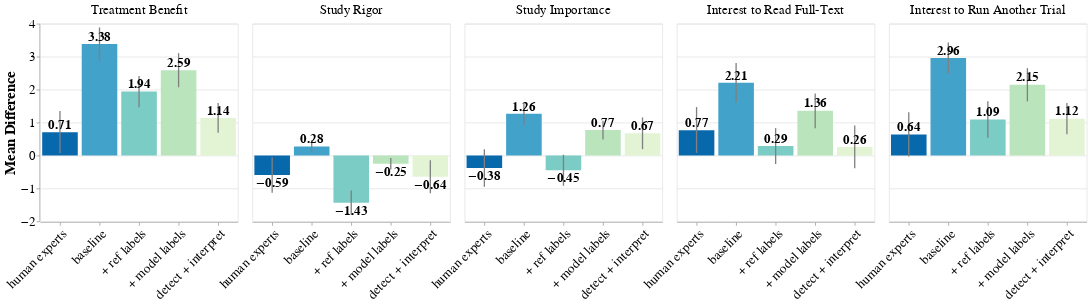

Notebook code cell kept with this figure:
### Code cell
# Create a mapping for custom facet titles
facet_title_mapping = {
    'benefit_answer': 'Treatment Benefit',
    'rigor_answer': 'Study Rigor',
    'importance_answer': 'Study Importance',
    'full_text_answer': 'Interest to Read Full-Text',
    'another_trial_answer': 'Interest to Run Another Trial'
}

# Define the desired order for the facets
facet_order = ['Treatment Benefit', 'Study Rigor', 'Study Importance', 'Interest to Read Full-Text', 'Interest to Run Another Trial']

color_mapping = {
    'human experts': '#0868ac',  
    'baseline': '#43a2ca',  
    '+ ref labels': '#7bccc4',  
    '+ model labels': '#bae4bc', 
    'detect + interpret': '#E3F4D4'  
}

method_order = ['human experts', 'baseline', '+ ref labels', '+ model labels', 'detect + interpret']

# Apply the mapping as a calculated field
chart_data = all_results.copy()
chart_data['metric'] = chart_data['metric'].map(facet_title_mapping)

# Configure global font sizes
chart_config = {
    "axis": {"labelFontSize": 20, "titleFontSize": 22},  # Axis labels and titles
    "header": {"labelFontSize": 20, "titleFontSize": 22},  # Facet headers
    "legend": {"labelFontSize": 18, "titleFontSize": 20},  # Legend labels and titles
    "text": {"fontSize": 20},  # Text mark size
}

# Bar chart
bars = alt.Chart(chart_data).mark_bar().encode(
    x=alt.X('method:N', title=None, axis=alt.Axis(labelAngle=-45), sort = method_order),
    y=alt.Y('mean_diff:Q', title='Mean Difference'),
    color=alt.Color('method:N', title='Method', legend=None, scale=alt.Scale(domain=list(color_mapping.keys()), range=list(color_mapping.values())))
).properties(
    width=300,  # Set the width to 300 pixels
    height=300  # Set the height to 300 pixels
)

# Error bars
error_bars = alt.Chart(chart_data).mark_errorbar().encode(
    alt.X("method:N", sort = method_order),
    alt.Y("ci_lower:Q").title("Mean Difference"),
    alt.Y2("ci_upper:Q"),
    strokeWidth=alt.value(2),
    color=alt.value('gray')
)

# Add value labels
text = bars.mark_text(
    align='center',
    baseline='bottom',
    fontWeight='bold',
    dy=alt.expr(expr=alt.expr.if_(alt.datum.mean_diff >= 0, -1, 22))  # Adjust the position of the text    
).encode(
    text=alt.Text('mean_diff:Q', format='.2f'),
    color=alt.value('black')  # Set text color to black
)

# Combine layers and facet
chart = alt.layer(bars, error_bars, text, data=chart_data).facet(
    column=alt.Column('metric:N', title=None, sort=facet_order),
).configure(**chart_config)  # Apply the global configuration

# save to html
chart.save("./plots/interpretation_by_measures_all_methods.html")

chart

### Figure 1 — Vega-Lite specification as saved in the notebook (floating-point values rounded to 4 significant figures)
{"config": {"view": {"continuousWidth": 300, "continuousHeight": 300}, "axis": {"labelFontSize": 20, "titleFontSize": 22}, "header": {"labelFontSize": 20, "titleFontSize": 22}, "legend": {"labelFontSize": 18, "titleFontSize": 20}, "text": {"fontSize": 20}}, "data": {"name": "data-5b6f166096ab25677e8be2038188b8d9"}, "facet": {"column": {"field": "metric", "sort": ["Treatment Benefit", "Study Rigor", "Study Importance", "Interest to Read Full-Text", "Interest to Run Another Trial"], "title": null, "type": "nominal"}}, "spec": {"layer": [{"mark": {"type": "bar"}, "encoding": {"color": {"field": "method", "legend": null, "scale": {"domain": ["human experts", "baseline", "+ ref labels", "+ model labels", "detect + interpret"], "range": ["#0868ac", "#43a2ca", "#7bccc4", "#bae4bc", "#E3F4D4"]}, "title": "Method", "type": "nominal"}, "x": {"axis": {"labelAngle": -45}, "field": "method", "sort": ["human experts", "baseline", "+ ref labels", "+ model labels", "detect + interpret"], "title": null, "type": "nominal"}, "y": {"field": "mean_diff", "title": "Mean Difference", "type": "quantitative"}}}, {"mark": {"type": "errorbar"}, "encoding": {"color": {"value": "gray"}, "strokeWidth": {"value": 2}, "x": {"field": "method", "sort": ["human experts", "baseline", "+ ref labels", "+ model labels", "detect + interpret"], "type": "nominal"}, "y": {"field": "ci_lower", "title": "Mean Difference", "type": "quantitative"}, "y2": {"field": "ci_upper"}}}, {"mark": {"type": "text", "align": "center", "baseline": "bottom", "dy": {"expr": "if((datum.mean_diff >= 0),-1,22)"}, "fontWeight": "bold"}, "encoding": {"color": {"value": "black"}, "text": {"field": "mean_diff", "format": ".2f", "type": "quantitative"}, "x": {"axis": {"labelAngle": -45}, "field": "method", "sort": ["human experts", "baseline", "+ ref labels", "+ model labels", "detect + interpret"], "title": null, "type": "nominal"}, "y": {"field": "mean_diff", "title": "Mean Difference", "type": "quantitative"}}}], "height": 300, "width": 300}, "$schema": "https://vega.github.io/schema/vega-lite/v5.20.1.json", "datasets": {"data-5b6f166096ab25677e8be2038188b8d9": [{"mean_diff": 0.71, "ci_lower": 0.07, "ci_upper": 1.35, "metric": "Treatment Benefit", "method": "human experts"}, {"mean_diff": -0.59, "ci_lower": -1.13, "ci_upper": -0.05, "metric": "Study Rigor", "method": "human experts"}, {"mean_diff": -0.38, "ci_lower": -0.95, "ci_upper": 0.19, "metric": "Study Importance", "method": "human experts"}, {"mean_diff": 0.77, "ci_lower": 0.08, "ci_upper": 1.47, "metric": "Interest to Read Full-Text", "method": "human experts"}, {"mean_diff": 0.64, "ci_lower": -0.03, "ci_upper": 1.31, "metric": "Interest to Run Another Trial", "method": "human experts"}, {"mean_diff": 3.381, "ci_lower": 2.875, "ci_upper": 3.888, "metric": "Treatment Benefit", "method": "baseline"}, {"mean_diff": 0.2772, "ci_lower": 0.0886, "ci_upper": 0.4657, "metric": "Study Rigor", "method": "baseline"}, {"mean_diff": 1.264, "ci_lower": 0.9227, "ci_upper": 1.605, "metric": "Study Importance", "method": "baseline"}, {"mean_diff": 2.205, "ci_lower": 1.606, "ci_upper": 2.804, "metric": "Interest to Read Full-Text", "method": "baseline"}, {"mean_diff": 2.963, "ci_lower": 2.496, "ci_upper": 3.429, "metric": "Interest to Run Another Trial", "method": "baseline"}, {"mean_diff": 1.94, "ci_lower": 1.467, "ci_upper": 2.412, "metric": "Treatment Benefit", "method": "+ ref labels"}, {"mean_diff": -1.433, "ci_lower": -1.804, "ci_upper": -1.061, "metric": "Study Rigor", "method": "+ ref labels"}, {"mean_diff": -0.4467, "ci_lower": -0.918, "ci_upper": 0.0246, "metric": "Study Importance", "method": "+ ref labels"}, {"mean_diff": 0.2878, "ci_lower": -0.2572, "ci_upper": 0.8327, "metric": "Interest to Read Full-Text", "method": "+ ref labels"}, {"mean_diff": 1.095, "ci_lower": 0.5414, "ci_upper": 1.648, "metric": "Interest to Run Another Trial", "method": "+ ref labels"}, {"mean_diff": 2.589, "ci_lower": 2.071, "ci_upper": 3.106, "metric": "Treatment Benefit", "method": "+ model labels"}, {"mean_diff": -0.2514, "ci_lower": -0.4261, "ci_upper": -0.07663, "metric": "Study Rigor", "method": "+ model labels"}, {"mean_diff": 0.7715, "ci_lower": 0.4882, "ci_upper": 1.055, "metric": "Study Importance", "method": "+ model labels"}, {"mean_diff": 1.358, "ci_lower": 0.8302, "ci_upper": 1.886, "metric": "Interest to Read Full-Text", "method": "+ model labels"}, {"mean_diff": 2.147, "ci_lower": 1.642, "ci_upper": 2.652, "metric": "Interest to Run Another Trial", "method": "+ model labels"}, {"mean_diff": 1.141, "ci_lower": 0.6908, "ci_upper": 1.59, "metric": "Treatment Benefit", "method": "detect + interpret"}, {"mean_diff": -0.6437, "ci_lower": -1.144, "ci_upper": -0.1434, "metric": "Study Rigor", "method": "detect + interpret"}, {"mean_diff": 0.6735, "ci_lower": 0.1913, "ci_upper": 1.156, "metric": "Study Importance", "method": "detect + interpret"}, {"mean_diff": 0.2619, "ci_lower": -0.3862, "ci_upper": 0.91, "metric": "Interest to Read Full-Text", "method": "detect + interpret"}, {"mean_diff": 1.118, "ci_lower": 0.6426, "ci_upper": 1.594, "metric": "Interest to Run Another Trial", "method": "detect + interpret"}]}}
